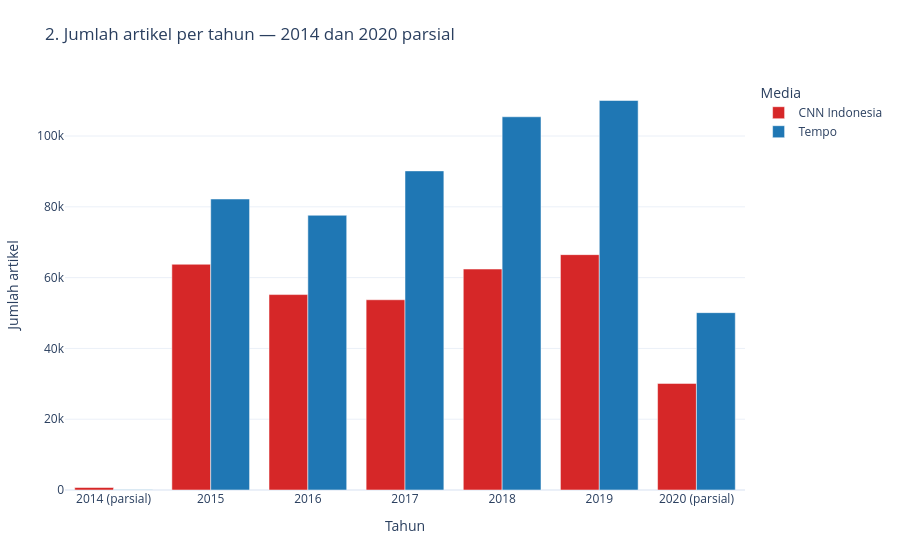

Notebook cell for this chart:
### Markdown cell above
## 3. Jumlah artikel per tahun

Grafik 2 membandingkan arsip tahunan per media. Tahun 2014 dan 2020 diberi keterangan karena periode pengamatan parsial; jangan menafsirkan penurunan 2020 sebagai penurunan satu tahun penuh.

### Code cell
annual = con.sql("""
SELECT year(published_at) AS year, source, COUNT(*) AS article_count
FROM news GROUP BY 1, 2 ORDER BY 1, 2
""").pl().with_columns(
    pl.when(pl.col("year").is_in([2014, 2020]))
    .then(pl.col("year").cast(pl.String) + pl.lit(" (parsial)"))
    .otherwise(pl.col("year").cast(pl.String)).alias("year_label")
)
fig = px.bar(annual.to_pandas(), x="year_label", y="article_count", color="source",
             barmode="group", color_discrete_map=COLORS,
             title="2. Jumlah artikel per tahun — 2014 dan 2020 parsial",
             labels={"year_label": "Tahun", "article_count": "Jumlah artikel", "source": "Media"})
show_and_save(fig, "02_annual_articles.html")

### Figure 1 — Plotly figure (JSON) as saved in the notebook; plotly's stock layout.template omitted (floating-point values rounded to 4 significant figures)
{"data": [{"alignmentgroup": "True", "hovertemplate": "Media=CNN Indonesia<br>Tahun=%{x}<br>Jumlah artikel=%{y}<extra></extra>", "legendgroup": "CNN Indonesia", "marker": {"color": "#d62728", "pattern": {"shape": ""}}, "name": "CNN Indonesia", "offsetgroup": "CNN Indonesia", "orientation": "v", "showlegend": true, "textposition": "auto", "type": "bar", "x": ["2014 (parsial)", "2015", "2016", "2017", "2018", "2019", "2020 (parsial)"], "xaxis": "x", "y": [706, 63766, 55209, 53744, 62419, 66489, 30111], "yaxis": "y"}, {"alignmentgroup": "True", "hovertemplate": "Media=Tempo<br>Tahun=%{x}<br>Jumlah artikel=%{y}<extra></extra>", "legendgroup": "Tempo", "marker": {"color": "#1f77b4", "pattern": {"shape": ""}}, "name": "Tempo", "offsetgroup": "Tempo", "orientation": "v", "showlegend": true, "textposition": "auto", "type": "bar", "x": ["2014 (parsial)", "2015", "2016", "2017", "2018", "2019", "2020 (parsial)"], "xaxis": "x", "y": [37, 82207, 77613, 90149, 105440, 110035, 50103], "yaxis": "y"}], "layout": {"barmode": "group", "legend": {"title": {"text": "Media"}, "tracegroupgap": 0}, "margin": {"b": 70, "l": 60, "r": 30, "t": 80}, "title": {"text": "2. Jumlah artikel per tahun — 2014 dan 2020 parsial"}, "xaxis": {"anchor": "y", "domain": [0.0, 1.0], "title": {"text": "Tahun"}}, "yaxis": {"anchor": "x", "domain": [0.0, 1.0], "title": {"text": "Jumlah artikel"}}}}
